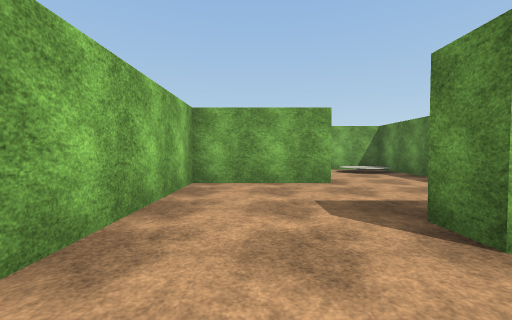
view 1 (above)

24 first-person views from a walk through a scene from a Unity 3-D project. The camera is 1.3 m above the floor, tilts 2° down and sees 90° across. The floor is counted in squares, 2 m on a side. Each view is taken from the middle of a square. On the plan, view 1 faces up. The plan holds only what a view shows up to about 9 squares ahead; the rest is blank. The place goes on beyond the plan. The player is left out. Surface patterns are stand-ins for the level's own textures.

view 2
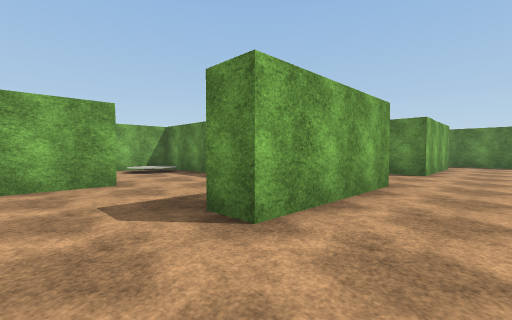

view 3
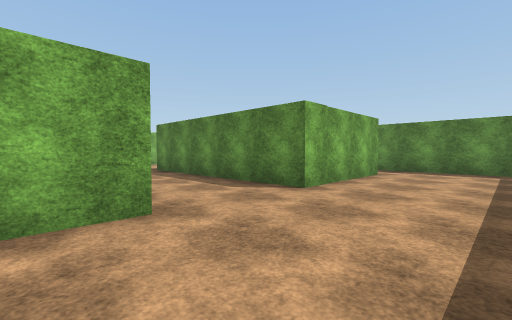

view 4
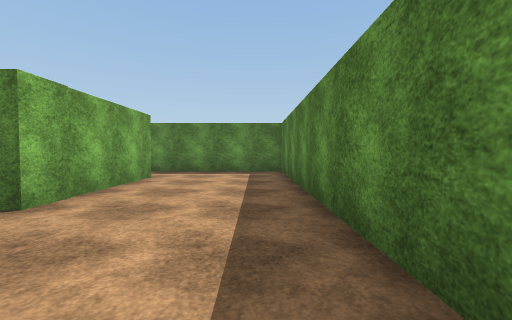

view 5
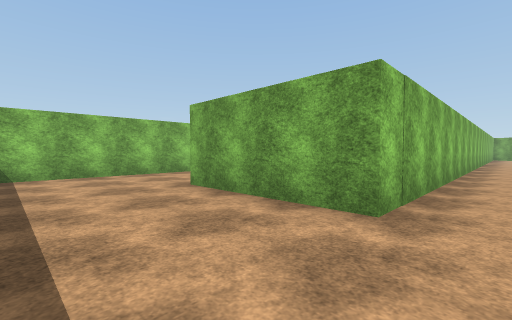

view 6
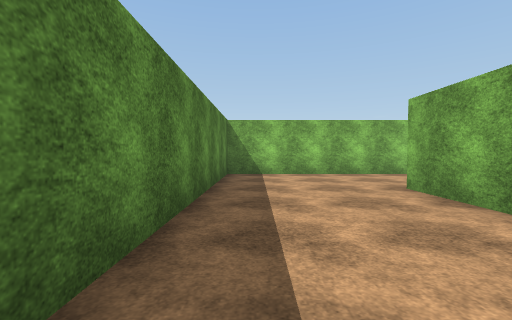

view 7
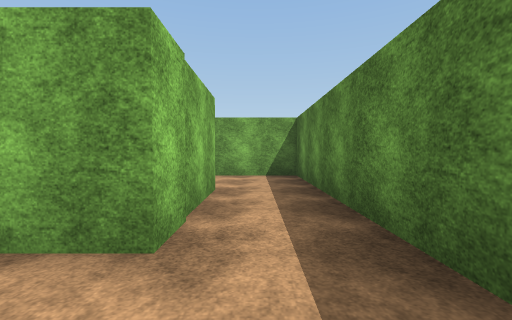

view 8
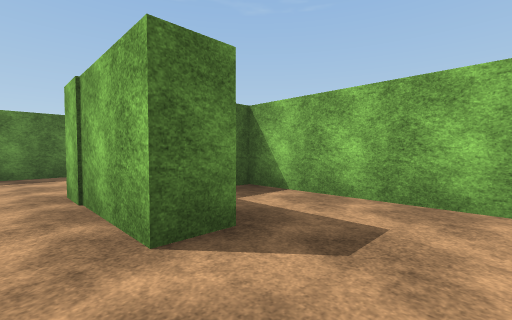

view 9
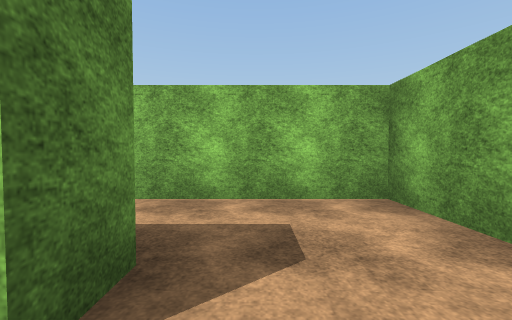

view 10
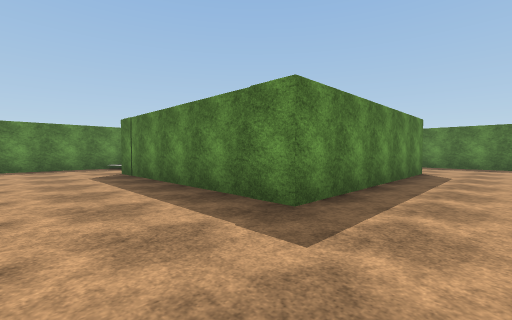

view 11
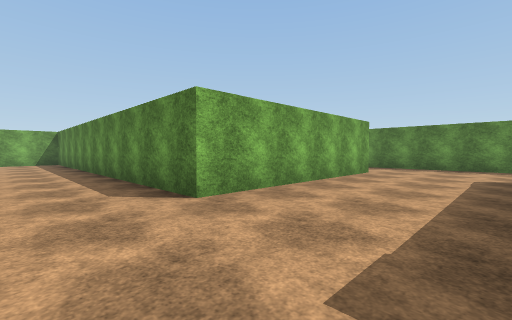

view 12
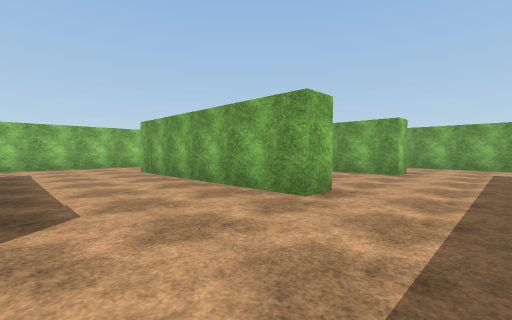

view 13
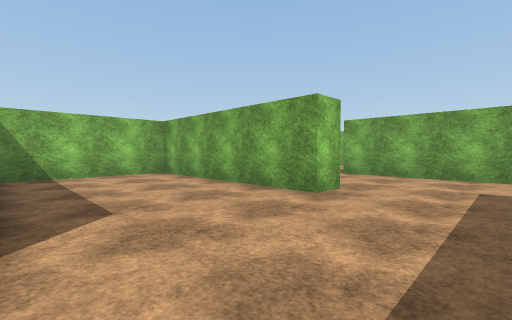

view 14
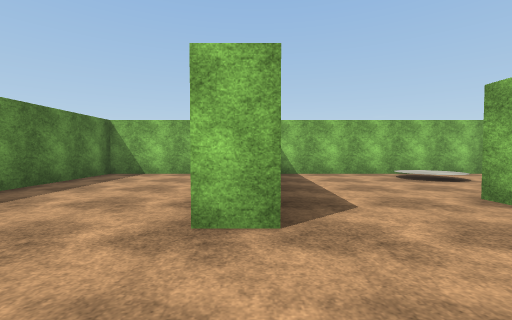

view 15
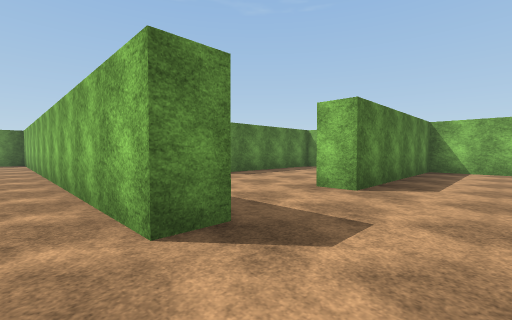

view 16
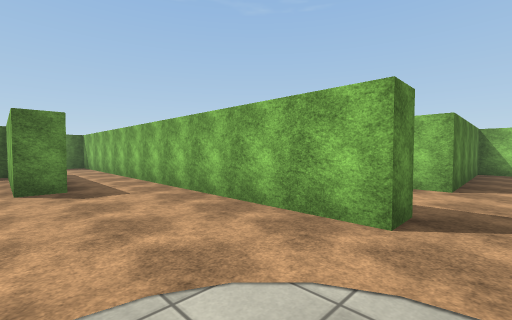

view 17
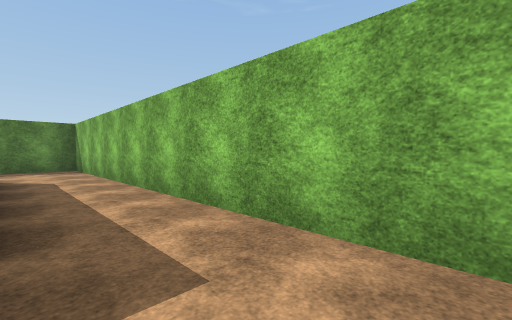

view 18
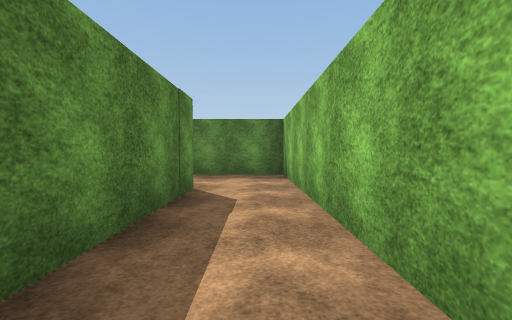

view 19
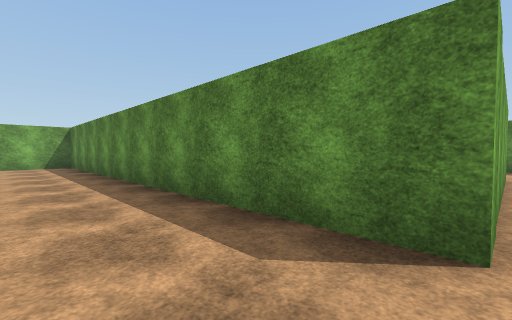

view 20
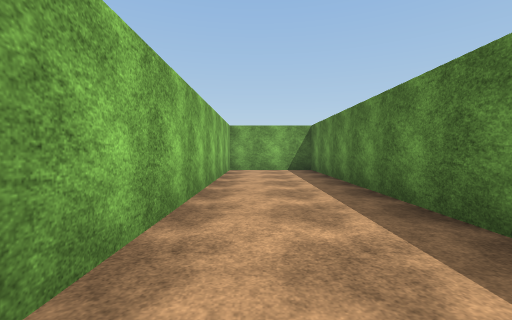

view 21
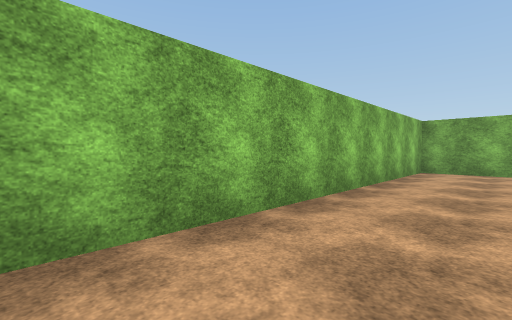

view 22
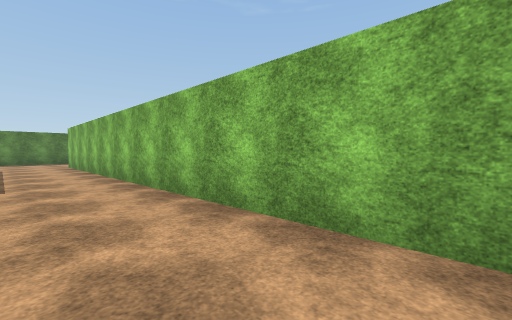

view 23
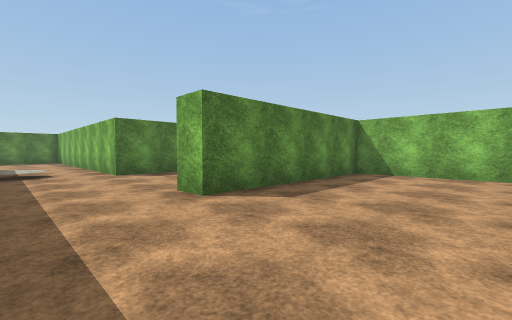

view 24
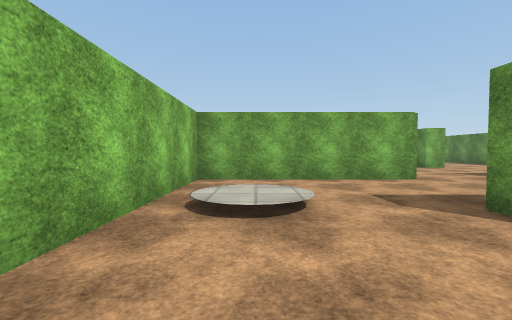

### Floor plan
Key: @ floor where view 1 was taken; # wall or solid block; . main floor; : floor 0.25 m higher than the main floor; / step, stairs or slope.
Columns run from 2 left of view 1 to 20 right of it. Each row starts with its distance up from view 1.
 26                   ..
 25                  ...
 24                 ...
 23        #########..
 22        #..#.......
 21        #..#./....
 20        #..#/:...
 19        #..#....####
 18        #..#..........
 17        #..#..........::
 16        #..######...#.//
 15        #..#........#...
 14        #..#........#...
 13        #..#........#...
 12        #..######...#...
 11        #..######...#.##
 10        #...........#.##
  9      ###...........#.#
  8     .:/#...........#.#
  7     ./.#..#######/:#.##
  6 ####...#..#....##./#.##
  5 #......#..#....##..#..
  4 #..... #..#..#.##..#..
  3 #....  #..#..#.#  .####
  2 #...####..####.#
  1 #..............#
  0 #.@............#
 -1 #..............#
 -2 ################

Where each view was taken, in squares from view 1:
view 1: 0 up, 0 right, facing up
view 2: 0 up, 0 right, facing up-right
view 3: 1 down, 4 right, facing up-right
view 4: 1 down, 5 right, facing right
view 5: 1 down, 6 right, facing up-left
view 6: 1 down, 6 right, facing left
view 7: 0 up, 12 right, facing up
view 8: 6 up, 12 right, facing down-left
view 9: 5 up, 12 right, facing left
view 10: 10 up, 6 right, facing down-right
view 11: 8 up, 6 right, facing up-right
view 12: 8 up, 16 right, facing up-left
view 13: 12 up, 16 right, facing up-left
view 14: 16 up, 16 right, facing left
view 15: 18 up, 18 right, facing down-left
view 16: 17 up, 20 right, facing down-left
view 17: 13 up, 19 right, facing down-left
view 18: 10 up, 18 right, facing down
view 19: 11 up, 6 right, facing up-right
view 20: 14 up, 6 right, facing up
view 21: 14 up, 7 right, facing up-left
view 22: 14 up, 7 right, facing down-left
view 23: 15 up, 16 right, facing down-left
view 24: 17 up, 10 right, facing up
